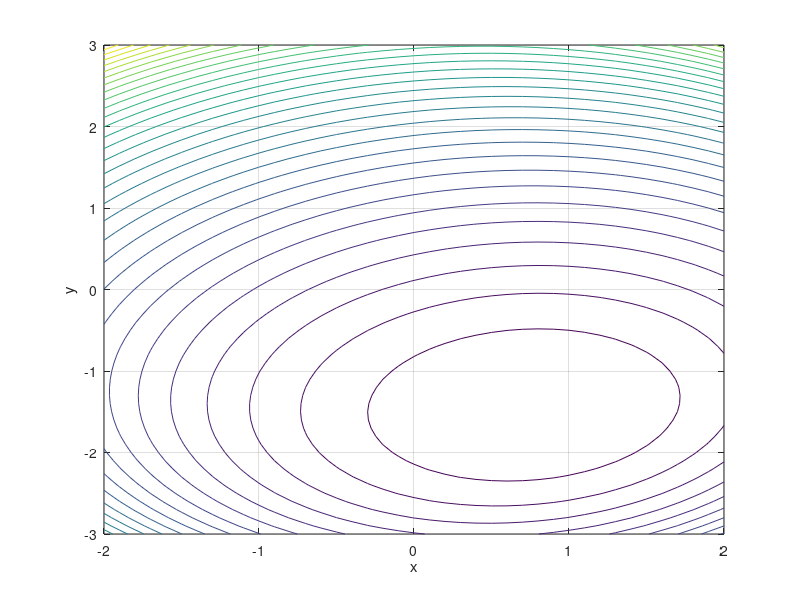

Source code (MATLAB):
% Miinimumpunkti leidmine koordinaatide järgi languse meetodiga (tuletist
% appi ei võta!
% Liigume koordinaattelgedega paralleelsetes suundades
%joonestame funktsiooni nivoojooned
[X,Y]=meshgrid(-2:0.1:2,-3:0.1:3);
Z=exp(0.2*(X.^2+Y.^2))+(X-1).^2+(Y+2).^2;
contour(X,Y,Z,30);
xlabel('x');
ylabel('y');
grid on